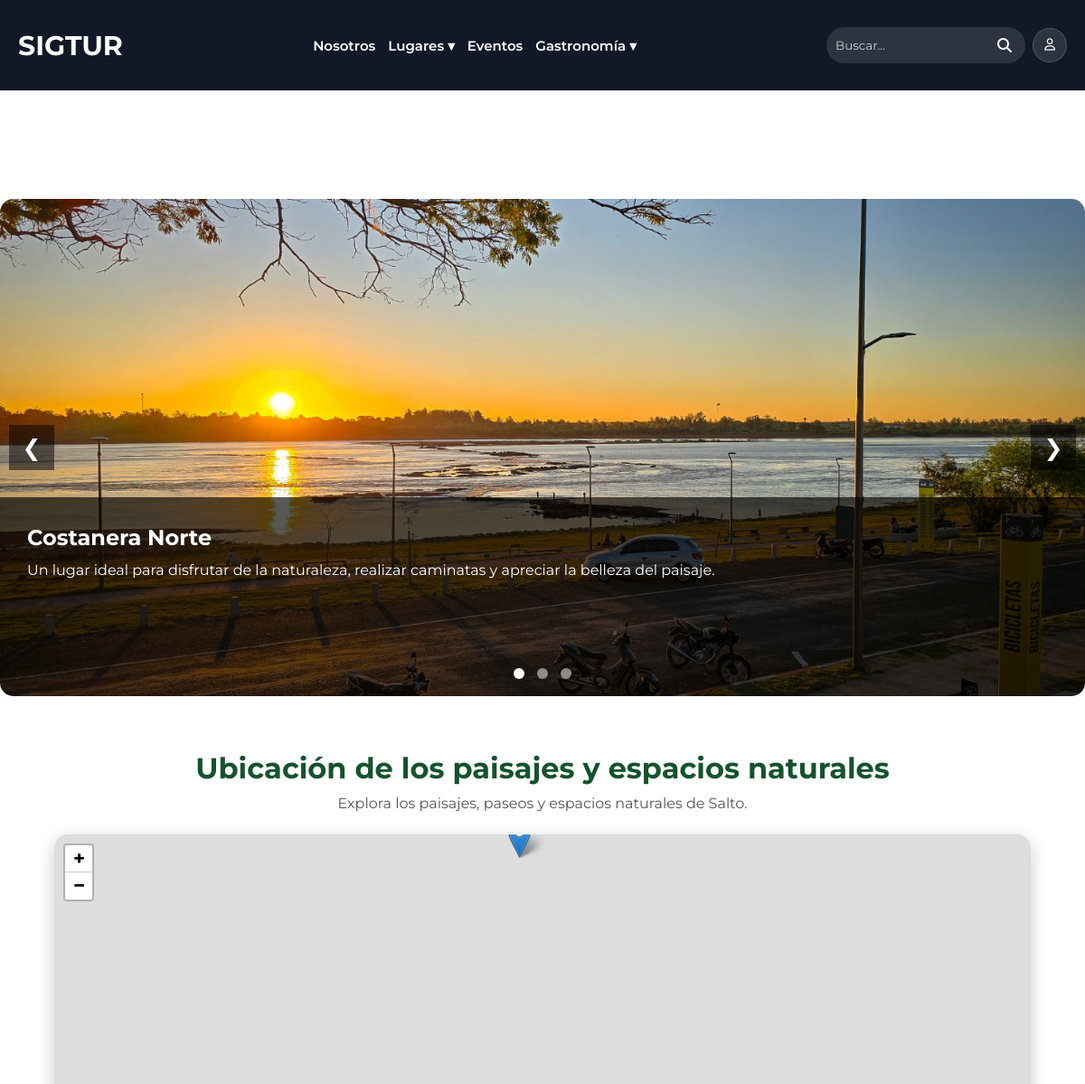
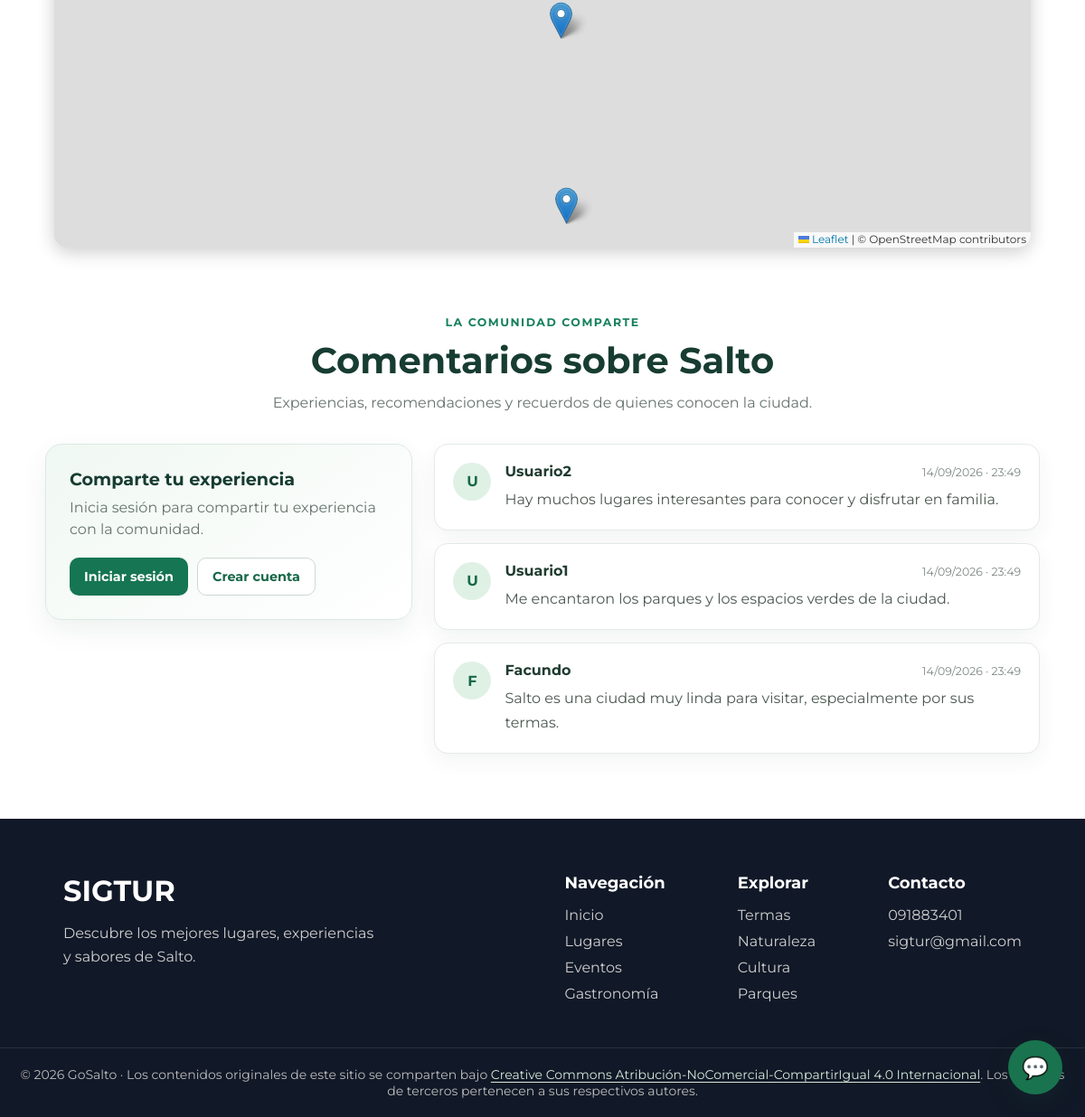
/pages/lugares/paisajes.php, run on the app's committed database (2 pictures, top to bottom).
### tables this page shows
CREATE TABLE `lugar` (
  `ID_LUGAR` int(11) NOT NULL,
  `NOMBRE` varchar(150) NOT NULL,
  `DESCRIPCION` text DEFAULT NULL,
  `DIRECCION` varchar(200) NOT NULL,
  `IMAGEN` varchar(255) DEFAULT NULL,
  `LATITUD` decimal(10,7) DEFAULT NULL,
  `LONGITUD` decimal(10,7) DEFAULT NULL,
  CONSTRAINT `CHK_LUGAR_COORDENADAS` CHECK (
    (`LATITUD` IS NULL AND `LONGITUD` IS NULL)
    OR (
      `LATITUD` IS NOT NULL AND `LONGITUD` IS NOT NULL
      AND `LATITUD` BETWEEN -90 AND 90
      AND `LONGITUD` BETWEEN -180 AND 180
    )
  )
);

CREATE TABLE `comentario` (
  `ID_COMENTARIO` int(11) NOT NULL,
  `ID_USUARIO` int(11) NOT NULL,
  `COMENTARIO` text NOT NULL,
  `FECHA` datetime DEFAULT current_timestamp()
);

CREATE TABLE `usuario` (
  `ID_USUARIO` int(11) NOT NULL,
  `ID_ROL` int(11) NOT NULL,
  `NOMBRE` varchar(100) NOT NULL,
  `CONTRASENA` varchar(255) NOT NULL,
  `CORREO` varchar(150) NOT NULL
);

### config/config.php (called while the page is built, shortened)
<?php
function url(string $ruta): string
{
    return BASE_URL . $ruta;
}

### config/imagenes-lugares.php (called while the page is built)
<?php
require_once(__DIR__ . "/config.php");
function rutaImagenLugar(int $idLugar): string
{
    static $rutas = [
        5 => "assets/img/trouville.jpeg",
        9 => "assets/img/Parques/parqueharriague.jpg",
        10 => "assets/img/Parques/parquesolari.png",
        11 => "assets/img/Parques/parqueindigena.jpg",
        12 => "assets/img/Paisajes/costaneranorte.jpeg",
        13 => "assets/img/Paisajes/cuevas.png",
        14 => "assets/img/Paisajes/roosevelt.png",
        15 => "assets/img/Historia/teatro.jpeg",
        16 => "assets/img/Historia/catedral.jpg",
        17 => "assets/img/Historia/granhotel.jpg",
        21 => "assets/img/Museos/mdelhombre.jpg",
        22 => "assets/img/Museos/gallino.jpg",
        23 => "assets/img/Museos/horacio.jpg",
        24 => "assets/img/Termas/dayman.jpeg",
        25 => "assets/img/Termas/arapey.jpg",
        26 => "assets/img/Termas/acuamania.jpg",
        27 => "assets/img/Ocio/porco.jpg",
        28 => "assets/img/Ocio/ferne.jpg",
        29 => "assets/img/Ocio/cine.jpg",
        30 => "assets/img/Restaurantes/elrancho.jpeg",
        31 => "assets/img/Restaurantes/trattoria.jpeg",
        32 => "assets/img/Restaurantes/lacaldera.jpeg",
        33 => "assets/img/ComidaRapida/trouville.jpeg",
        34 => "assets/img/ComidaRapida/burgerking.jpeg",
        35 => "assets/img/ComidaRapida/subway.jpeg",
        36 => "assets/img/Heladerias/nevada.jpeg",
        37 => "assets/img/Heladerias/premium.jpeg",
        38 => "assets/img/Heladerias/alfredito.jpeg",
        42 => "assets/img/Panaderias/dondiego.jpeg",
        43 => "assets/img/Panaderias/minerva.jpeg",
        44 => "assets/img/Panaderias/aurora.jpeg",
        45 => "assets/img/Cafeterias/jefris.jpeg",
        46 => "assets/img/Cafeterias/recova.jpeg",
        47 => "assets/img/Cafeterias/basalto.jpeg",
    ];
    return url($rutas[$idLugar] ?? "assets/img/imagen-principal.jpeg");
}

### pages/lugares/paisajes.php (the view, shortened to what this page needs)
<?php
require_once("../../conexion.php");
require_once("../../config/imagenes-lugares.php");
$sql = "SELECT
            LUGAR.ID_LUGAR,
            LUGAR.NOMBRE,
            LUGAR.DESCRIPCION,
            LUGAR.DIRECCION,
            LUGAR.LATITUD,
            LUGAR.LONGITUD
        FROM LUGAR
        INNER JOIN LUGAR_CATEGORIA
            ON LUGAR.ID_LUGAR = LUGAR_CATEGORIA.ID_LUGAR
        WHERE LUGAR_CATEGORIA.ID_CATEGORIA = 2";
$resultado = $conexion->query($sql);
?>
<!DOCTYPE html>
<html lang="es">
<head>
    <link rel="stylesheet" href="../../assets/css/var.css">
    <link rel="stylesheet" href="../../assets/css/styles.css">
    <link rel="stylesheet" href="../../assets/css/componentes.css">
    <link rel="stylesheet" href="../../assets/css/style-secciones.css">
    <link rel="stylesheet" href="../../assets/css/slider.css">
    <link rel="stylesheet" href="../../assets/css/comments.css?v=3">
    <link rel="stylesheet" href="https://cdnjs.cloudflare.com/ajax/libs/font-awesome/6.7.2/css/all.min.css">
    <?php include("../../includes/mapa-head.php"); ?>
</head>
<body>
<main class="main-content pagina-interna">
<?php include("../../includes/navbar.php"); ?>
<section class="slider-container">
    <button class="slider-btn prev">❮</button>
    <?php $primero = true; ?>
    <?php while ($paisaje = $resultado->fetch_assoc()) { ?>
        <div class="slide <?php echo $primero ? 'active' : ''; ?>">
            <img
                src="<?php echo htmlspecialchars(rutaImagenLugar((int) $paisaje['ID_LUGAR']), ENT_QUOTES, 'UTF-8'); ?>"
                alt="<?php echo $paisaje['NOMBRE']; ?>"
            >
            <div class="slide-info">
                <h2>
                    <?php echo $paisaje['NOMBRE']; ?>
                </h2>
                <p>
                    <?php echo $paisaje['DESCRIPCION']; ?>
                </p>
            </div>
        </div>
        <?php $primero = false; ?>
    <?php } ?>
    <button class="slider-btn next">❯</button>
    <div class="slider-dots">
        <span class="dot active"></span>
        <span class="dot"></span>
        <span class="dot"></span>
    </div>
</section>
<?php include("../../includes/mapa-categoria.php"); ?>
<?php include("../../includes/comments.php"); ?>
</main>
<?php include("../../includes/footer.php"); ?>
<?php include("../../includes/chat-widget.php"); ?>
</body>
</html>

### includes/comments.php (shortened to what this page needs)
<?php
require_once(__DIR__ . "/../conexion.php");
require_once(__DIR__ . "/../config/config.php");
try {
    $resultadoComentarios = $conexion->query(
        "SELECT COMENTARIO.COMENTARIO, USUARIO.NOMBRE, COMENTARIO.FECHA
         FROM COMENTARIO
         INNER JOIN USUARIO ON COMENTARIO.ID_USUARIO = USUARIO.ID_USUARIO
         ORDER BY COMENTARIO.ID_COMENTARIO DESC"
    );
} catch (mysqli_sql_exception $error) {
    error_log("No se pudieron cargar los comentarios: " . $error->getMessage());
    $resultadoComentarios = false;
}
?>
<section class="comentarios" id="comentarios">
    <header class="comentarios-header">
        <span class="comentarios-etiqueta">La comunidad comparte</span>
        <h2>Comentarios sobre Salto</h2>
        <p>Experiencias, recomendaciones y recuerdos de quienes conocen la ciudad.</p>
    </header>
    <div class="comentarios-contenido">
        <div class="comentario-formulario">
            <h3>Comparte tu experiencia</h3>
            <?php if (isset($_SESSION['id_usuario'])) { ?>
                <p class="comentario-sesion">
                    Publicando como <strong><?= htmlspecialchars($_SESSION['nombre'] ?? 'Usuario', ENT_QUOTES, 'UTF-8') ?></strong>
                </p>
                <form action="<?= htmlspecialchars(url('pages/guardar_comentario.php'), ENT_QUOTES, 'UTF-8') ?>" method="POST">
                    <input type="hidden" name="csrf_token" value="<?= htmlspecialchars($_SESSION['csrf_comentario'], ENT_QUOTES, 'UTF-8') ?>">
                    <input type="hidden" name="return_to" value="<?= htmlspecialchars($_SERVER['REQUEST_URI'] ?? '/', ENT_QUOTES, 'UTF-8') ?>">
                    <label for="texto-comentario">Tu comentario</label>
                    <textarea
                        id="texto-comentario"
                        name="comentario"
                        maxlength="2000"
                        rows="5"
                        placeholder="¿Qué te gustó de Salto? Comparte tu recomendación..."
                        required
                    ></textarea>
                    <div class="comentario-formulario-pie">
                        <small>Hasta 2000 caracteres</small>
                        <button type="submit">Publicar comentario</button>
                    </div>
                </form>
            <?php } else { ?>
                <p>Inicia sesión para compartir tu experiencia con la comunidad.</p>
                <div class="comentario-acceso">
                    <a href="<?= htmlspecialchars(url('pages/login.php'), ENT_QUOTES, 'UTF-8') ?>">Iniciar sesión</a>
                    <a href="<?= htmlspecialchars(url('pages/register.php'), ENT_QUOTES, 'UTF-8') ?>">Crear cuenta</a>
                </div>
            <?php } ?>
        </div>
        <div class="comentarios-lista">
            <?php if ($resultadoComentarios === false) { ?>
                <p class="comentarios-vacio">No se pudieron cargar los comentarios en este momento. Inténtalo de nuevo más tarde.</p>
            <?php } elseif ($resultadoComentarios->num_rows === 0) { ?>
                <p class="comentarios-vacio">Todavía no hay comentarios. ¡Sé la primera persona en compartir su experiencia!</p>
            <?php } else { ?>
                <?php while ($comentario = $resultadoComentarios->fetch_assoc()) { ?>
                    <article class="comentario">
                        <div class="comentario-avatar" aria-hidden="true">
                            <?= htmlspecialchars(mb_strtoupper(mb_substr($comentario['NOMBRE'], 0, 1, 'UTF-8'), 'UTF-8'), ENT_QUOTES, 'UTF-8') ?>
                        </div>
                        <div class="comentario-detalle">
                            <div class="comentario-meta">
                                <h3><?= htmlspecialchars($comentario['NOMBRE'], ENT_QUOTES, 'UTF-8') ?></h3>
                                <time datetime="<?= htmlspecialchars($comentario['FECHA'], ENT_QUOTES, 'UTF-8') ?>">
                                    <?= htmlspecialchars(date('d/m/Y · H:i', strtotime($comentario['FECHA'])), ENT_QUOTES, 'UTF-8') ?>
                                </time>
                            </div>
                            <p><?= nl2br(htmlspecialchars($comentario['COMENTARIO'], ENT_QUOTES, 'UTF-8')) ?></p>
                        </div>
                    </article>
                <?php } ?>
            <?php } ?>
        </div>
    </div>
</section>

### assets/css/var.css (style rules this page uses)
:root { --fuente: 'Montserrat', sans-serif; --color-principal: rgb(255, 255, 255); --color-secundario : #f5f5f5; --color-principal-texto: rgb(0, 0, 0); --color-secundario-texto : #555; --color-redes: #333; --tamaño-principal-h1: 30px; --tamaño-principal-fuente: 15px; }

### assets/css/styles.css (style rules this page uses)
* { margin: 0; padding: 0; box-sizing: border-box; font-family: var(--fuente); }
html, body { width: 100%; min-height: 100%; scroll-behavior: smooth; }
body { display: flex; flex-direction: column; min-height: 100vh; }
main { flex: 1; }
.pagina-interna { padding-top:100px; flex:1; }

### assets/css/componentes.css (style rules this page uses)
.slider-container { position: relative; max-width: 1200px; height: 550px; margin: 120px auto 40px auto; overflow: hidden; border-radius: 15px; }
.slide { display: none; width: 100%; height: 100%; position: relative; }
.slide.active { display: block; }
.slide img { width: 100%; height: 100%; object-fit: cover; }
.slide-info { position: absolute; bottom: 0; left: 0; width: 100%; height: 40%; background: rgba(0,0,0,0.65); color: white; padding: 30px; box-sizing: border-box; }
.slide-info h2 { margin-bottom: 10px; }
.slide-info p { line-height: 1.5; }
.slider-btn { position: absolute; top: 50%; transform: translateY(-50%); background: rgba(0,0,0,0.5); color: white; border: none; width: 50px; height: 50px; cursor: pointer; font-size: 25px; z-index: 100; }
.prev { left: 10px; }
.next { right: 10px; }
.slider-dots { position: absolute; bottom: 15px; width: 100%; text-align: center; z-index: 100; }
.dot { width: 12px; height: 12px; background: rgba(255,255,255,0.5); border-radius: 50%; display: inline-block; margin: 0 5px; cursor: pointer; }
.dot.active { background: white; }

### assets/css/slider.css (style rules this page uses)
.slider-container { position: relative; max-width: 1200px; height: 550px; margin: 120px auto 40px auto; overflow: hidden; border-radius: 15px; }
.slide { display: none; width: 100%; height: 100%; position: relative; }
.slide.active { display: block; }
.slide img { width: 100%; height: 100%; object-fit: cover; }
.slide-info { position: absolute; bottom: 0; left: 0; width: 100%; height: 40%; background: rgba(0,0,0,0.65); color: white; padding: 30px; box-sizing: border-box; }
.slide-info h2 { margin-bottom: 10px; }
.slide-info p { line-height: 1.5; }
.slider-btn { position: absolute; top: 50%; transform: translateY(-50%); background: rgba(0,0,0,0.5); color: white; border: none; width: 50px; height: 50px; cursor: pointer; font-size: 25px; z-index: 100; }
.prev { left: 10px; }
.next { right: 10px; }
.slider-dots { position: absolute; bottom: 15px; width: 100%; text-align: center; z-index: 100; }
.dot { width: 12px; height: 12px; background: rgba(255,255,255,0.5); border-radius: 50%; display: inline-block; margin: 0 5px; cursor: pointer; }
.dot.active { background: white; }

### data on the page
lugar: NOMBRE "Costanera Norte", DESCRIPCION "Un lugar ideal para disfrutar de la naturaleza, realizar caminatas y apreciar la belleza del paisaje."
comentario: ID_USUARIO.NOMBRE "U", ID_USUARIO.NOMBRE "Usuario2", FECHA "14/09/2026 · 23:49", COMENTARIO "Hay muchos lugares interesantes para conocer y disfrutar en familia."
comentario: ID_USUARIO.NOMBRE "U", ID_USUARIO.NOMBRE "Usuario1", FECHA "14/09/2026 · 23:49", COMENTARIO "Me encantaron los parques y los espacios verdes de la ciudad."
comentario: ID_USUARIO.NOMBRE "F", ID_USUARIO.NOMBRE "Facundo", FECHA "14/09/2026 · 23:49", COMENTARIO "Salto es una ciudad muy linda para visitar, especialmente por sus termas."

### other printed values
$tituloMapaSeguro "Ubicación de los paisajes y espacios naturales"
$descripcionMapaSegura "Explora los paisajes, paseos y espacios naturales de Salto."
